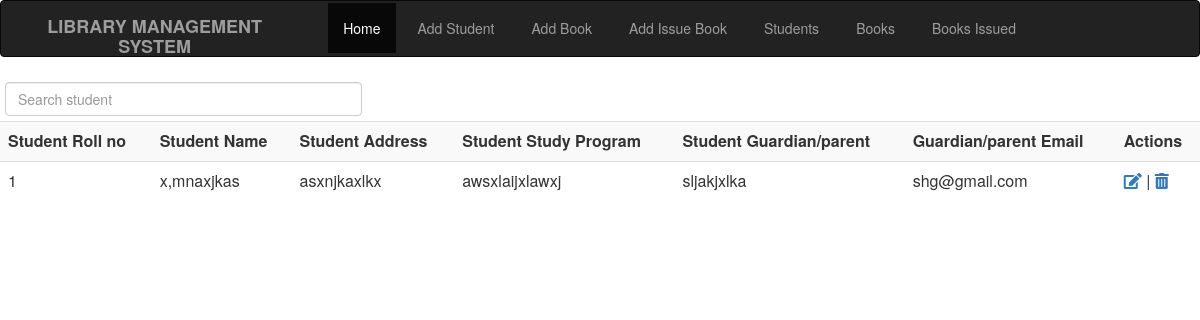
The app's page /show_students with its own data.
### library/models.py (models this page shows, shortened)
class Students(models.Model):
    roll_number = models.CharField(max_length=100,unique=True)
    fullname = models.CharField(max_length=100)
    address = models.CharField(max_length=100)
    program = models.CharField(max_length=100)
    Guardian_name=models.CharField(max_length=100,help_text="parent/guardian full name")
    Email=models.EmailField(max_length=100,help_text="Guardian/parent e-mail")

### library/views.py (the view)
# urls.py: path('show_students', views.view_students, name='show_student_record'),
def view_students(request):
    students = Students.objects.order_by('-id')
    return render(request,'view_students.html', {'students': students})

### library/templates/view_students.html (shortened to what this page needs)
{% extends 'base.html' %}
{% block content %}
<div class="search">
    <input type="text" class="form-control" id="student_search_input" name="student_name" placeholder="Search student" onchange="search_student()">
</div>
<table class="table table-striped">
<tr>
    <th>Student Roll no </th>
    <th>Student Name </th>
    <th>Student Address </th>
    <th>Student Study Program </th>
    <th>Student Guardian/parent</th>
    <th>Guardian/parent Email</th>
    <th>Actions</th>
</tr>
    {%for student in students%}
    <tr id="{{student.fullname}}" class="student">
    <td class="roll_number">{{student.roll_number}}</td>
    <td class="name">{{student.fullname}}</td>
        <td>{{student.address}}</td>
        <td>{{student.program}}</td>
        <td>{{student.Guardian_name}}</td>
        <td>{{student.Email}}</td>
        <td><a href="edit/student/{{student.roll_number}}"><i class="fa fa-edit"></i></a> | <a
        href="delete/student/{{student.roll_number}}"><i class="fa fa-trash-alt"></i></a></td>
    </tr> {% endfor %}
</table>
{% endblock %}

### library/static/css/style.css (style rules this page uses)
.search { padding:5px; }
#student_search_input { width:30%; }

### library/templates/base.html (style rules this page uses)
body { text-align:center; }

### records on screen
Students: roll_number "1", fullname "x,mnaxjkas", address "asxnjkaxlkx", program "awsxlaijxlawxj", Guardian_name "sljakjxlka", Email "shg@gmail.com"
